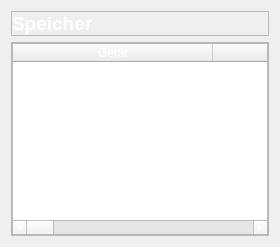
            <widget class="QWidget" name="storage_page">
             <layout class="QVBoxLayout" name="verticalLayout_6">
              <item>
               <widget class="QFrame" name="frame_11">
                <property name="frameShape">
                 <enum>QFrame::StyledPanel</enum>
                </property>
                <property name="frameShadow">
                 <enum>QFrame::Raised</enum>
                </property>
                <layout class="QHBoxLayout" name="horizontalLayout_24">
                 <property name="spacing">
                  <number>0</number>
                 </property>
                 <property name="leftMargin">
                  <number>0</number>
                 </property>
                 <property name="topMargin">
                  <number>0</number>
                 </property>
                 <property name="rightMargin">
                  <number>0</number>
                 </property>
                 <property name="bottomMargin">
                  <number>0</number>
                 </property>
                 <item>
                  <widget class="QLabel" name="label_17">
                   <property name="font">
                    <font>
                     <pointsize>14</pointsize>
                     <weight>75</weight>
                     <bold>true</bold>
                    </font>
                   </property>
                   <property name="styleSheet">
                    <string notr="true">color: rgb(255, 255, 255);</string>
                   </property>
                   <property name="text">
                    <string>Speicher</string>
                   </property>
                  </widget>
                 </item>
                </layout>
               </widget>
              </item>
              <item>
               <widget class="QFrame" name="frame_33">
                <property name="frameShape">
                 <enum>QFrame::StyledPanel</enum>
                </property>
                <property name="frameShadow">
                 <enum>QFrame::Raised</enum>
                </property>
                <layout class="QHBoxLayout" name="horizontalLayout_23">
                 <property name="spacing">
                  <number>0</number>
                 </property>
                 <property name="leftMargin">
                  <number>0</number>
                 </property>
                 <property name="topMargin">
                  <number>0</number>
                 </property>
                 <property name="rightMargin">
                  <number>0</number>
                 </property>
                 <property name="bottomMargin">
                  <number>0</number>
                 </property>
                 <item>
                  <widget class="QTableWidget" name="storage_tableWidget">
                   <property name="styleSheet">
                    <string notr="true">color: rgb(255, 255, 255);</string>
                   </property>
                   <attribute name="horizontalHeaderDefaultSectionSize">
                    <number>200</number>
                   </attribute>
                   <column>
                    <property name="text">
                     <string>Gerät</string>
                    </property>
                   </column>
                   <column>
                    <property name="text">
                     <string>Mount Point</string>
                    </property>
                   </column>
                   <column>
                    <property name="text">
                     <string>FS Typ</string>
                    </property>
                   </column>
                   <column>
                    <property name="text">
                     <string>OPTS</string>
                    </property>
                   </column>
                   <column>
                    <property name="text">
                     <string>Max Datei</string>
                    </property>
                   </column>
                   <column>
                    <property name="text">
                     <string>Max Pfad</string>
                    </property>
                   </column>
                   <column>
                    <property name="text">
                     <string>Gesamter Speicher</string>
                    </property>
                   </column>
                   <column>
                    <property name="text">
                     <string>Verwendeter Speicher</string>
                    </property>
                   </column>
                   <column>
                    <property name="text">
                     <string>Freier Speicher</string>
                    </property>
                   </column>
                   <column>
                    <property name="text">
                     <string/>
                    </property>
                   </column>
                  </widget>
                 </item>
                </layout>
               </widget>
              </item>
             </layout>
            </widget>
